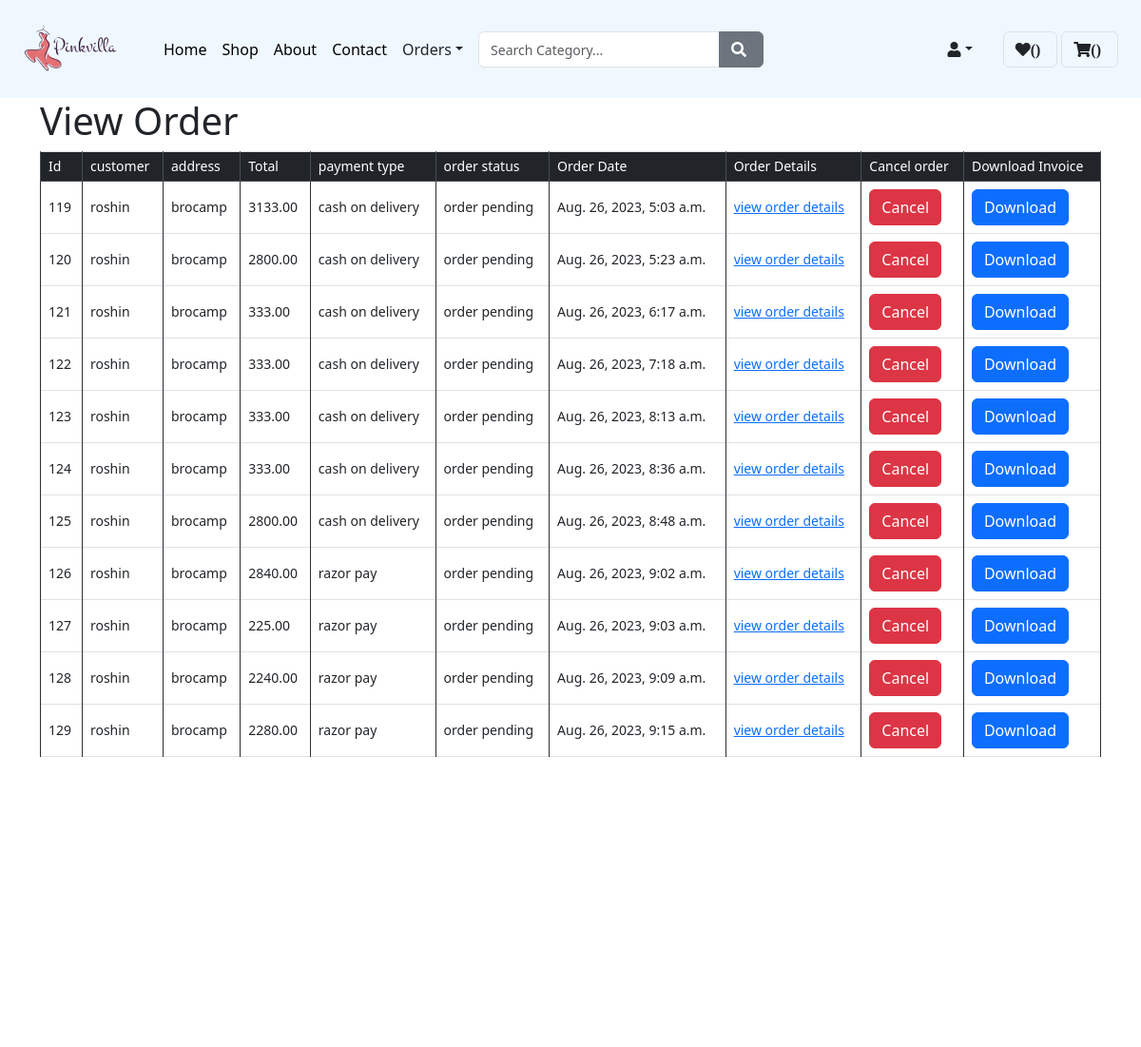
The page /view_order/ (signed in, upper part) on the database as committed earlier.
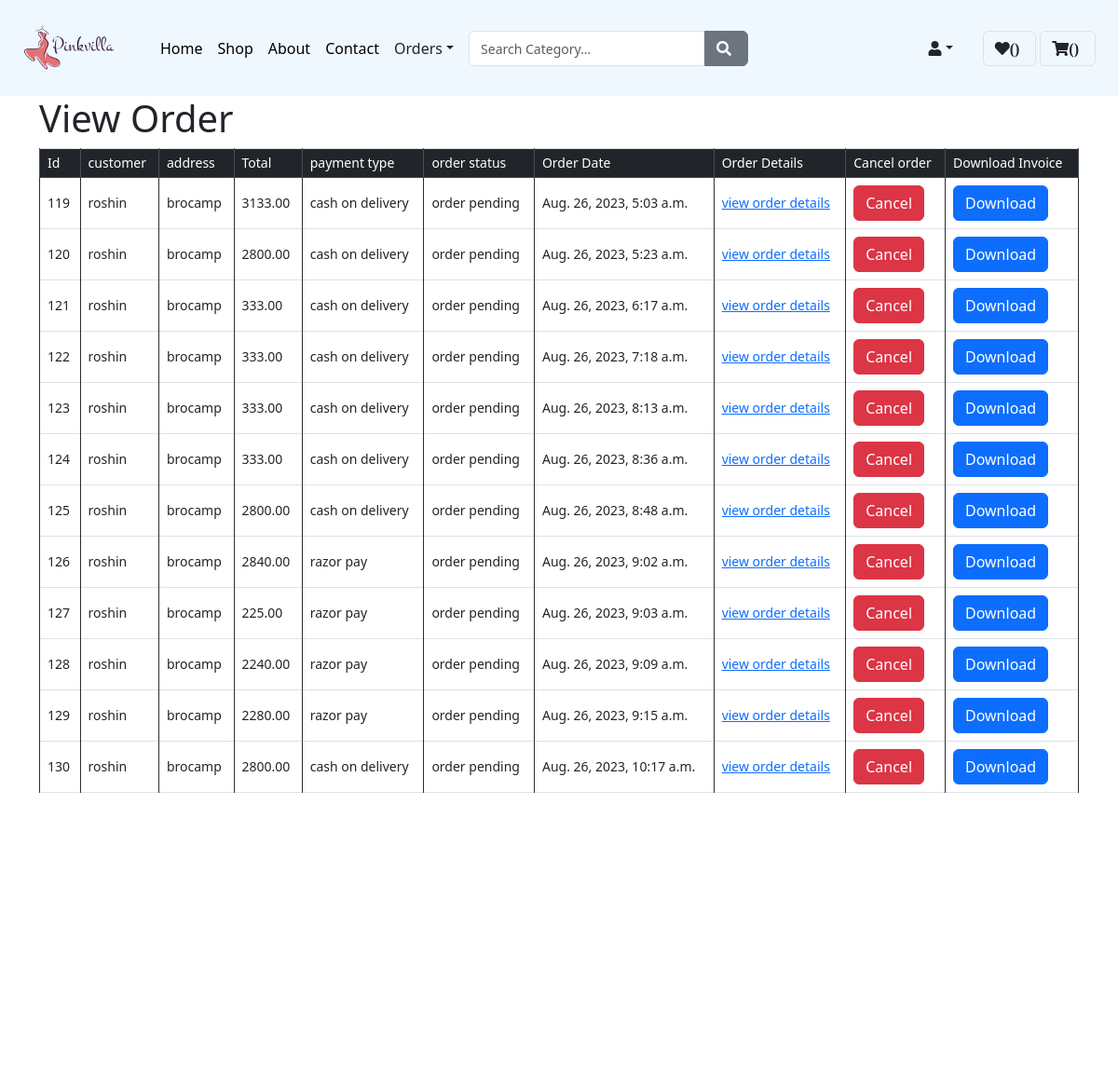
The same page on the database as committed later.
### app1/models.py (models this page shows, shortened)
class Order(models.Model):
    ORDER_STATUS_CHOICES = (
        ('order pending','order pending'),
        ('order confirmed','order confirmed'),
        ('delivered','delivered'),
        ('returned','returned'),
        ('cancelled','cancelled')
    )
    PAYMENT_CHOICES = (
        ('cash on delivery','cash on delivery'),
        ('online payment','online payment')
    )
    customer = models.ForeignKey(custom_user,on_delete=models.SET_NULL,null=True,blank=True)
    address = models.ForeignKey(Address,on_delete=models.SET_NULL,null=True,blank=True)
    date_ordered = models.DateTimeField(auto_now_add=True)
    order_status = models.CharField(max_length=100,choices=ORDER_STATUS_CHOICES,default='order pending')
    payment_type = models.CharField(max_length=100,choices=PAYMENT_CHOICES,default='cash on delivery')
    total = models.DecimalField(max_digits=10,decimal_places=2,default=0)
    coupon = models.ForeignKey(Coupon, on_delete=models.SET_NULL,null=True,blank= True)

class custom_user(models.Model):
    id = models.AutoField(primary_key=True)
    first_name = models.CharField(max_length=255)
    username = models.CharField(max_length=255)
    is_superuser = models.BooleanField(default=False)
    email = models.CharField(max_length=255)
    password = models.CharField(max_length=255)
    phone_number = models.CharField(max_length=20, blank=True, null=True)
    status =  models.BooleanField(default=True)

class Address(models.Model):
    username = models.ForeignKey(custom_user, on_delete=models.CASCADE)
    flat = models.CharField(max_length=255)
    locality = models.CharField(max_length=255)
    city = models.CharField(max_length=255)
    pincode = models.CharField(max_length=20, blank=True, null=True)
    state = models.CharField(max_length=255)
    def __str__(self):
        return self.flat

### app1/views.py (the view)
# urls.py: path('view_order/',views.view_order,name = 'view_order'),
def view_order(request):
    username = request.session["username"]
    userobj = custom_user.objects.get(username=username)
    orderobjs = Order.objects.filter(customer=userobj)
    context = {
        "orderobjs": orderobjs,
    }
    return render(request, 'view_order.html', context)

### app1/templates/view_order.html (shortened to what this page needs)
{% extends 'user_product.html' %}
            {% load static %}
                {% block main-content %}
                <div class="container">
                    <h1>View Order</h1>
                    <table class="table table-bordered">
                        <thead class="thead-dark">
                            <tr>
                                <th>Id</th>
                                <th>customer</th>
                                <th>address</th>
                                <th>Total</th>
                                <th>payment type</th>
                                <th>order status</th>
                                <th>Order Date</th>
                                <th>Order Details</th>
                                <th>Cancel order</th>
                                <th>Download Invoice</th>
                            </tr>
                        </thead>
                        <tbody>
                            {% for order in orderobjs %}
                            <tr>
                                <td>{{ order.id }}</td>
                                <td>{{ order.customer.username }}</td>
                                <td>{{ order.address }}</td>
                                <td>{{ order.total }}</td>
                                <td>{{ order.payment_type }}</td>
                                <td>{{order.order_status}}</td>
                                <td>{{order.date_ordered }}</td>
                            <td><a href="{% url 'userorder_items' order.id %}">view order details</a></td>
                            {% if order.order_status != 'cancelled' %}
                                <td><button type="button" onclick="cancelOrder({{ order.id }})" class="btn btn-danger">Cancel</button></td>
                                {% else %}
                                <td><button type="button" class="btn btn-secondary" disabled>Order Cancelled</button></td>
                                {% endif %}
                            <td><a href="{% url 'generate_invoice' order.id %}" class="btn btn-primary">Download</a></td>
                            </tr>
                            {% endfor %}
                        </tbody>
                    </table>
                </div>
                {% endblock main-content %}

Rows that differ between the two databases and show on the page:
added Order: id "130", customer.username "roshin", address "brocamp", total "2800.00", payment_type "cash on delivery", order_status "order pending", date_ordered "Aug. 26, 2023, 10:17 a.m."
